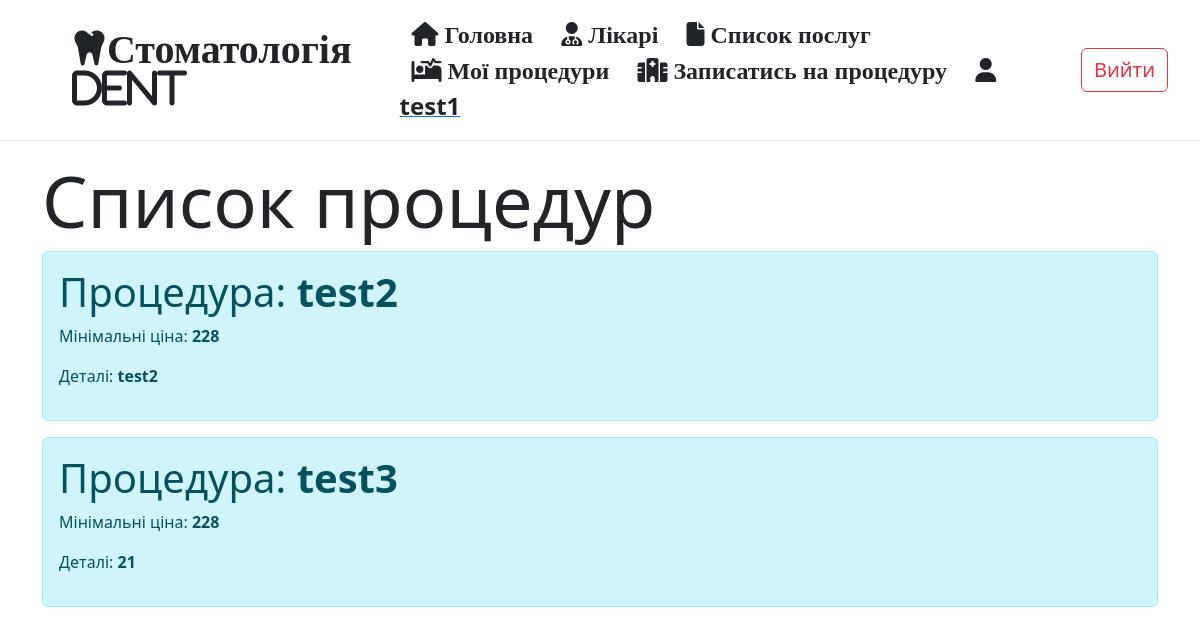
The app's page /procedure_types/ (signed in) with its own data.
### app/models.py (models this page shows, shortened)
class User(db.Model, UserMixin):
    __tablename__ = 'user'
    pk = db.Column(db.Integer(), primary_key=True)
    first_name = db.Column(db.String(100), nullable=False)
    last_name = db.Column(db.String(100), nullable=False)
    middle_name = db.Column(db.String(100), nullable=False)
    username = db.Column(db.String(100), nullable=False, unique=True)
    email = db.Column(db.String(100), nullable=False, unique=True)
    password_hash = db.Column(db.String(256), nullable=False)
    procedures = db.relationship('Procedure', backref='user')
    role_id = db.Column(db.Integer(), db.ForeignKey('role.pk'))
    created_on = db.Column(db.DateTime(), default=datetime.utcnow, nullable=False)
    update_on = db.Column(db.DateTime(), default=datetime.utcnow, onupdate=datetime.utcnow, nullable=False)

class ProcedureType(db.Model):
    __tablename__ = 'procedure_type'
    pk = db.Column(db.Integer(), primary_key=True)
    name = db.Column(db.String(100), nullable=False)
    price = db.Column(db.Integer(), nullable=False)
    details = db.Column(db.Text(), nullable=False)
    procedures = db.relationship('Procedure', secondary=procedure_procedure_type, back_populates='procedure_types')
    created_on = db.Column(db.DateTime(), default=datetime.utcnow, nullable=False)
    update_on = db.Column(db.DateTime(), default=datetime.utcnow, onupdate=datetime.utcnow, nullable=False)

### app/views.py (the view)
@app.route('/procedure_types/')
def procedure_types():
    pts = db.session.query(ProcedureType).order_by(ProcedureType.name).all()
    return render_template('procedure_types.html', procedure_types=pts)

### app/models.py (called while the page is built)
@login_manager.user_loader
def load_user(user_id):
    return db.session.query(User).get(user_id)

### app/templates/procedure_types.html (shortened to what this page needs)
{% extends 'base.html' %}
{% block content %}
    <h1 class="display-2">Список процедур</h1>
    {% if procedure_types %}
        {% for procedure_type in procedure_types %}
            <div class="alert alert-info">
                <h1>Процедура: <strong>{{ procedure_type.name }}</strong></h1>
                <p>Мінімальні ціна: <strong>{{ procedure_type.price }}</strong></p>
                <p>Деталі: <strong>{{ procedure_type.details }}</strong></p>
            </div>
        {% endfor %}
    {% else %}
        <p>Немає нічого((</p>
    {% endif %}
{% endblock content %}

### app/templates/base.html (shortened to what this page needs)
<!doctype html>
<html lang="en">
<head>
    <link rel="stylesheet" href="https://cdn.jsdelivr.net/npm/bootstrap@5.3.2/dist/css/bootstrap.min.css">
</head>
<body>
    {% block sidebar %}
        <div class="d-flex flex-column flex-md-row align-items-center p-3 px-md-4 mb-3 bg-white border-bottom box-shadow">
            <h1 class="my-0 mr-md-auto font-weight-normal">
                <i class="fa-solid fa-tooth mx-5">Стоматологія DENT</i>
            </h1>
            <nav class="my-2 my-md-0 mr-md-3">
                <a class="p-2 text-dark fs-4 mx-1" href="{{ url_for('index') }}">
                    <i class="fa-solid fa-house"> Головна</i></a>
                <a class="p-2 text-dark fs-4 mx-1" href="{{ url_for('doctors') }}">
                    <i class="fa-solid fa-user-doctor"> Лікарі</i></a>
                <a class="p-2 text-dark fs-4 mx-1" href="{{ url_for('procedure_types') }}">
                    <i class="fa-solid fa-file"> Список послуг</i></a>
                {% if current_user.is_authenticated and (current_user.role.name == 'Адміністратор' or current_user.role.name == 'Супер адмін') %}
                    <a class="btn btn-sm btn-outline-primary" href="{{ url_for('procedure_type_create') }}">Додати послугу</a>
                    <a class="p-2 text-dark fs-4 mx-1" href="{{ url_for('all_procedures') }}">
                        <i class="fa-solid fa-list"> Всі процедури</i></a>
                    <a class="btn btn-sm btn-outline-primary" href="{{ url_for('procedure_create_admin') }}">Додати процедуру</a>
                    {% if current_user.role.name == 'Супер адмін' %}
                        <a href="{{ url_for('admin') }}"><strong class="p-2 text-dark fs-4 mx-1"><i class="fa-solid fa-user-tie"></i> SUPADMIN</strong></a>
                    {% else %}
                        <strong class="p-2 text-dark fs-4 mx-1"><i class="fa-solid fa-user-tie"></i> ADMIN</strong>
                    {% endif %}
                {% elif current_user.is_authenticated and current_user.role.name == 'Пацієнт' %}
                    <a class="p-2 text-dark fs-4 mx-1" href="{{ url_for('my_procedures') }}">
                        <i class="fa-solid fa-bed-pulse"> Мої процедури</i></a>
                    <a class="p-2 text-dark fs-4 mx-1" href="{{ url_for('procedure_create_user') }}">
                        <i class="fa-solid fa-hospital"> Записатись на процедуру</i></a>
                    <a href="{{ url_for('profile') }}"><strong class="p-2 text-dark fs-4 mx-1"><i class="fa-solid fa-user"></i> {{ current_user.username }}</strong></a>
                {% endif %}
            </nav>
            {% if current_user.is_authenticated %}
                <a class="btn btn-outline-danger mx-2 fs-5" href="{{ url_for('logout') }}">Вийти</a>
            {% else %}
                <a class="btn btn-outline-primary mx-2 fs-5" href="{{ url_for('login') }}">Увійти</a>
                <a class="btn btn-outline-primary mx-2 fs-5" href="{{ url_for('registration') }}">Зареєструватись</a>
            {% endif %}
        </div>
    {% endblock sidebar %}
    <div class="container">
        {% block content %} {% endblock content %}
    </div>
</body>
</html>

### records on screen
User: username "test1"
ProcedureType: name "test2", price "228", details "test2"
ProcedureType: name "test3", price "228", details "21"
